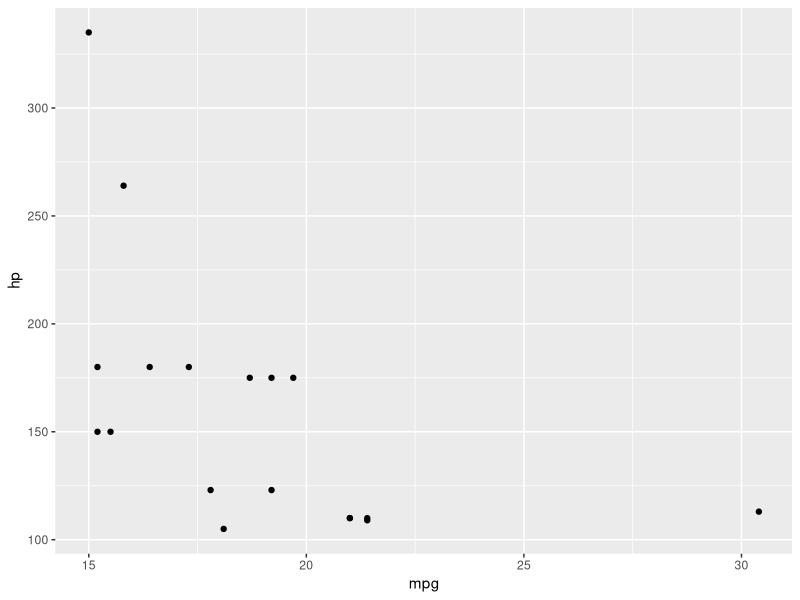

Write the R code that produced this figure.
## ---- chunk 1
install.packages("tidyverse", dependencies = TRUE)
## ---- chunk 2
getwd()
## ---- chunk 3
library(tidyverse)
## ---- chunk 4
2 + 3 + 2
## ---- chunk 5
abs(-77)
## ---- chunk 6
x <- 1
## ---- chunk 7
x <- c(1, 2, 3, 4, 5)
## ---- chunk 8
# Assign the object
sequence_one_to_twenty <- seq(1, 20)

# Check the contents of the object
sequence_one_to_twenty

# Calculate the mean of the sequence
mean(sequence_one_to_twenty)

# Calculate the max of the sequence
max(sequence_one_to_twenty)

## ---- chunk 9
y <- c("a", "b", "c", "d", "e")
xy <- tibble(x, y)
## ---- chunk 10

# First let's load the tidyverse

library(tidyverse)

# Load a data set of cars into a dataframe
cars_data <- as_tibble(mtcars)

# Display table
cars_data

# Fiter the list to cars with fuel economy >= 15 mpg and horsepower >=100
mpg_hp <-filter(mtcars, mpg >= 15, hp >=100)

# Create a scatter plot of mpg vs horsepower 
ggplot(data = mpg_hp) + geom_point(mapping = aes(x = mpg, y = hp))
## ---- chunk 11
?abs()
